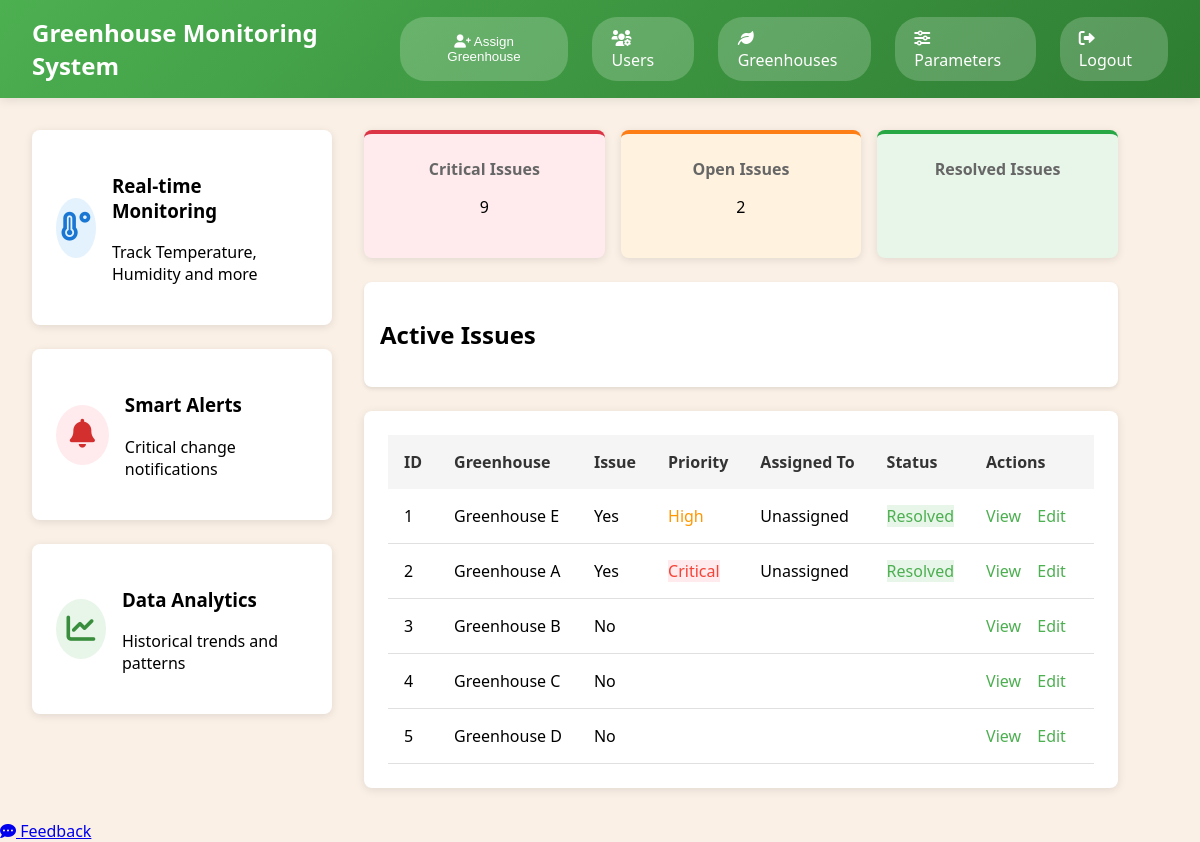
The app's page /dashboard (signed in) with its own data.
### app/models.py (models this page shows)
class Greenhouse(db.Model):
    __tablename__ = 'greenhouses'
    id = db.Column(db.Integer, primary_key=True)
    name = db.Column(db.String(100), unique=True, nullable=False)
    location = db.Column(db.String(200))
    assignments = db.relationship('GreenhouseAssignment', backref='assignment_greenhouse', lazy=True)
    sensor_data = db.relationship('SensorData', backref='greenhouse', lazy=True, overlaps="all_sensor_data")
    issues = db.relationship('Issue', back_populates='greenhouse', lazy=True)

class Issue(db.Model):
    __tablename__ = 'issues'
    id = db.Column(db.Integer, primary_key=True)
    greenhouse_id = db.Column(db.Integer, db.ForeignKey('greenhouses.id'), nullable=False)
    parameter_id = db.Column(db.Integer, db.ForeignKey('sensor_parameter.id'), nullable=False)
    sensor_type = db.Column(db.String(20))
    current_value = db.Column(db.Float)
    status = db.Column(db.String(20), default='open')
    priority = db.Column(db.String(20))
    assigned_to = db.Column(db.Integer, db.ForeignKey('users.id'), nullable=True)
    resolved_at = db.Column(db.DateTime, nullable=True)
    timestamp = db.Column(db.DateTime, default=datetime.utcnow)
    parameter = db.relationship('SensorParameter', backref='issues')
    greenhouse = db.relationship('Greenhouse', back_populates='issues')
    assignee = db.relationship('User', backref='assigned_issues')

### app/routes.py (the view)
@bp.route('/dashboard')
@login_required
def dashboard():
    from .models import SensorData
    sensor_data = SensorData.query.order_by(SensorData.timestamp.desc()).first()
    from .utils.monitoring import check_sensor_readings
    check_sensor_readings()
    critical_issues = Issue.query.filter_by(priority='Critical').count()
    open_issues = Issue.query.filter_by(status='Open').count()
    resolved_issues = Issue.query.filter_by(status='Resolved').count()
    greenhouses = Greenhouse.query.all()
    parameters = SensorParameter.query.all()
    return render_template('dashboard.html',
                           data=sensor_data,
                           greenhouses=greenhouses,
                           parameters=parameters,
                           critical_issues=critical_issues,
                           open_issues=open_issues)

### app/__init__.py (called while the page is built)
def create_app():
    app = Flask(__name__)
    csrf = CSRFProtect(app)
    app.config.from_object('config.Config')
    app.logger = setup_logger('greenhouse')
    db.init_app(app)
    migrate.init_app(app, db)
    login_manager.init_app(app)
    from . import models
    @login_manager.user_loader
    def load_user(user_id):
        return models.User.query.get(int(user_id))
    from .routes import bp as main_bp
    from .auth import bp as auth_bp
    from .admin import bp as admin_bp
    app.register_blueprint(main_bp)
    app.register_blueprint(auth_bp)
    app.register_blueprint(admin_bp)
    with app.app_context():
        from .utils.monitoring import insert_default_optimal_ranges
        insert_default_optimal_ranges()
    csrf.exempt(lambda request: request.method in {'GET', 'HEAD', 'OPTIONS', 'TRACE'})
    return app

### app/models.py (called while the page is built)
    @property
    def is_admin(self):
        return self.role == 'admin'

### app/utils/monitoring.py (called while the page is built, shortened)
def check_sensor_readings():
    parameters = SensorParameter.query.all()
    for param in parameters:
        latest_readings = SensorData.query.filter_by(
            parameter_id=param.id
        ).order_by(
            SensorData.timestamp.desc()
        ).limit(50).all()
        for reading in latest_readings:
            if reading.value < param.min_value or reading.value > param.max_value:
                existing_issue = Issue.query.filter_by(
                    greenhouse_id=reading.greenhouse_id,
                    parameter_id=param.id,
                    status='Open'
                ).first()
    db.session.commit()

### app/templates/dashboard.html (shortened to what this page needs)
{% extends "base.html" %}
{% block content %}
<nav class="navbar">
    <div class="nav-title">Greenhouse Monitoring System</div>
    <div class="nav-buttons">
        {% if current_user.is_admin %}
        <a href="{{ url_for('admin.list_users') }}" class="nav-button">
            <i class="fas fa-users-cog"></i> Users
        </a>
        {% endif %}
        <a href="{{ url_for('main.list_greenhouses') }}" class="nav-button">
            <i class="fas fa-leaf"></i> Greenhouses
        </a>
        <a href="{{ url_for('admin.manage_parameters') }}" class="nav-button">
             <i class="fas fa-sliders-h"></i> Parameters
        </a>
        <a href="{{ url_for('auth.logout') }}" class="nav-button logout-btn">
            <i class="fas fa-sign-out-alt"></i> Logout
        </a>
    </div>
</nav>
<div class="dashboard-container">
    <div class="features-column">
        <div class="feature-card monitoring" onclick="window.location.href='{{ url_for('main.realtime_monitoring') }}'">
            <div class="feature-icon">
                <i class="fas fa-temperature-high"></i>
            </div>
            <div class="feature-content">
                <h3>Real-time Monitoring</h3>
                <p>Track Temperature, Humidity and more</p>
            </div>
        </div>
        <div class="feature-card alerts" onclick="window.location.href='{{ url_for('main.smart_alerts') }}'">
            <div class="feature-icon">
                <i class="fas fa-bell"></i>
            </div>
            <div class="feature-content">
                <h3>Smart Alerts</h3>
                <p>Critical change notifications</p>
            </div>
        </div>
        <div class="feature-card analytics" onclick="window.location.href='{{ url_for('main.data_analytics') }}'">
            <div class="feature-icon">
                <i class="fas fa-chart-line"></i>
            </div>
            <div class="feature-content">
                <h3>Data Analytics</h3>
                <p>Historical trends and patterns</p>
            </div>
        </div>
    </div>
    <section class="main-content-area">
        <div class="status-container">
            <div class="status-card critical">
                <h3>Critical Issues</h3>
                <p>{{ critical_issues }}</p>
            </div>
            <div class="status-card open">
                <h3>Open Issues</h3>
                <p>{{ open_issues }}</p>
            </div>
            <div class="status-card resolved">
                <h3>Resolved Issues</h3>
            </div>
        </div>
        <article id="active-issues">
            <h2>Active Issues</h2>
        </article>
        <div class="table-container">
            <table class="greenhouse-table">
                <thead>
                    <tr>
                        <th>ID</th>
                        <th>Greenhouse</th>
                        <th>Issue</th>
                        <th>Priority</th>
                        <th>Assigned To</th>
                        <th>Status</th>
                        <th>Actions</th>
                    </tr>
                </thead>
                <tbody>
                    {% for greenhouse in greenhouses %}
                    <tr tabindex="0">
                        <td>{{ greenhouse.id }}</td>
                        <td>{{ greenhouse.name }}</td>
                        <td>{% if greenhouse.issues %}Yes{% else %}No{% endif %}</td>
                        <td>
                            {% if greenhouse.issues %}
                            <span class="priority-{{ greenhouse.issues[0].priority|lower }}">
                                {{ greenhouse.issues[0].priority }}
                            </span>
                            {% endif %}
                        </td>
                        <td>
                            {% if greenhouse.issues %}
                            {{ greenhouse.issues[0].assigned_to.username if greenhouse.issues[0].assigned_to else 'Unassigned' }}
                            {% endif %}
                        </td>
                        <td>
                            {% if greenhouse.issues %}
                            <span class="status-{{ greenhouse.issues[0].status|lower }}">
                                {{ greenhouse.issues[0].status }}
                            </span>
                            {% endif %}
                        </td>
                        <td class="action-links">
                            <a href="/greenhouse/{{ greenhouse.id }}">View</a>
                            {% if current_user.is_admin %}
                            <a href="/greenhouse/{{ greenhouse.id }}/edit">Edit</a>
                            {% endif %}
                        </td>
                    </tr>
                    {% endfor %}
                </tbody>
            </table>
        </div>
    </section>
</div>
{% endblock %}

### app/static/CSS/styles.css (style rules this page uses)
body { background-color: linen; font-family: 'Segoe UI', Tahoma, Geneva, Verdana, sans-serif; margin: 0; padding: 0; min-height: 100vh; }
.navbar { background: linear-gradient(135deg, #4CAF50 0%, #2E7D32 100%); padding: 1rem 2rem; box-shadow: 0 2px 10px rgba(0,0,0,0.1); display: flex; justify-content: space-between; align-items: center; color: white; }
.nav-title { color: white; font-size: 1.5rem; font-weight: 600; }
.nav-buttons { display: flex; gap: 1.5rem; }
.nav-button { background-color: rgba(255,255,255,0.2); color: white; border: none; padding: 0.6rem 1.2rem; border-radius: 25px; cursor: pointer; transition: all 0.3s ease; font-weight: 500; text-decoration: none; }
.dashboard-container { padding: 2rem; max-width: 1200px; margin: 0 auto; display: flex; gap: 2rem; }
.features-column { width: 300px; display: flex; flex-direction: column; gap: 1.5rem; }
.feature-card { display: flex; align-items: center; gap: 1rem; padding: 1.5rem; border-radius: 8px; background: white; box-shadow: 0 2px 8px rgba(0,0,0,0.1); cursor: pointer; transition: all 0.3s ease; }
.feature-icon { font-size: 1.8rem; width: 60px; height: 60px; display: flex; align-items: center; justify-content: center; border-radius: 50%; }
.monitoring .feature-icon { background: #e3f2fd; color: #1976d2; }
.alerts .feature-icon { background: #ffebee; color: #d32f2f; }
.analytics .feature-icon { background: #e8f5e9; color: #388e3c; }
.status-container { display: flex; gap: 1rem; margin-bottom: 1.5rem; }
.status-card { flex: 1; padding: 1rem; border-radius: 8px; background: white; box-shadow: 0 2px 4px rgba(0,0,0,0.1); text-align: center; transition: transform 0.2s; }
.status-card.critical { border-top: 4px solid #dc3545; background: #ffebee; }
.status-card.open { border-top: 4px solid #fd7e14; background: #fff3e0; }
.status-card.resolved { border-top: 4px solid #28a745; background: #e8f5e9; }
.table-container { overflow-x: auto; background: white; border-radius: 10px; box-shadow: 0 4px 12px rgba(0,0,0,0.08); padding: 1.5rem; }
.greenhouse-table { width: 100%; border-collapse: collapse; }
.greenhouse-table th { background-color: #f5f5f5; color: #333; padding: 1rem; text-align: left; font-weight: 600; }
.greenhouse-table td { padding: 1rem; border-bottom: 1px solid #e0e0e0; }
.priority-critical { color: #f44336; }
.priority-high { color: #ff9800; }
.status-resolved { color: #4CAF50 !important; background-color: #e8f5e9 !important; }
.action-links a { color: #4CAF50; text-decoration: none; margin-right: 12px; font-weight: 500; }
#active-issues { margin-bottom: 1.5rem; padding: 1rem; background: white; border-radius: 8px; box-shadow: 0 2px 4px rgba(0,0,0,0.1); }
.table-container { background: white; border-radius: 8px; box-shadow: 0 2px 10px rgba(0,0,0,0.1); overflow: hidden; }
.status-card { background: white; padding: 1.5rem; border-radius: 8px; box-shadow: 0 2px 8px rgba(0,0,0,0.1); text-align: center; }
.status-card h3 { color: #666; margin: 0 0 0.5rem 0; font-size: 1rem; }
.status-resolved { background-color: #e8f5e9; color: #2E7D32; }
.priority-critical { background-color: #ffebee; }

### records on screen
Greenhouse: id "1", name "Greenhouse E", shows "Yes", priority "High", assigned_to "Unassigned", status "Resolved"
Greenhouse: id "2", name "Greenhouse A", shows "Yes", priority "Critical", assigned_to "Unassigned", status "Resolved"
Greenhouse: id "3", name "Greenhouse B", shows "No"
Greenhouse: id "4", name "Greenhouse C", shows "No"
Greenhouse: id "5", name "Greenhouse D", shows "No"

### other values on screen
{{ critical_issues }} "9"
{{ open_issues }} "2"
